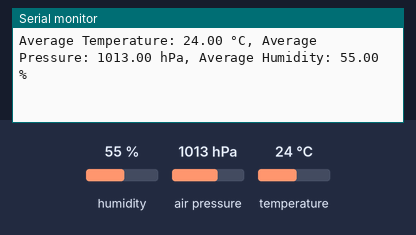
Bench run of a sketch on a simulated nRF52 board. Shown: the last lines printed to the serial monitor. The inputs (shaded band) are chosen by the test bench; at power-on: humidity 55 %, air pressure 1013 hPa, temperature 24 °C. A phone connects over Bluetooth LE 3 s after start.

Above: at 1.2 s.
1.3 s: humidity set to 22 %
At 1.68 s:
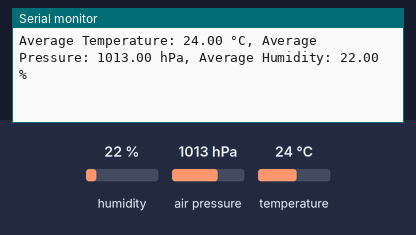
4.3 s: air pressure set to 952 hPa
At 4.5 s:
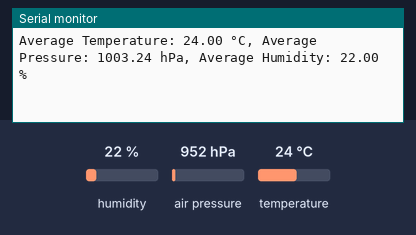
5.8 s: temperature set to 12 °C
At 5.8 s:
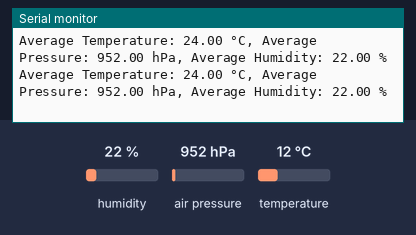
Timing chart, 0 to 8.8 s (numbered marks = the images above; inputs shaded):
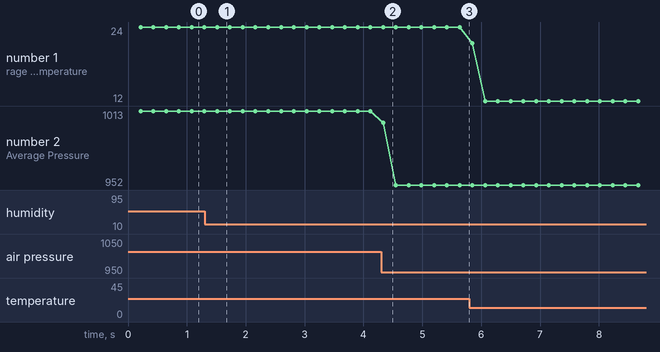

The sketch:

main.ino
```cpp
#include <Wire.h>
#include <Adafruit_Sensor.h>
#include <Adafruit_BME280.h>
#include <bluefruit.h>

#define SEALEVELPRESSURE_HPA (1013.25) // Adjust this to your local sea level pressure (in hPa) for accurate altitude readings
#define BLE_UUID_SERVICE "0000181a-0000-1000-8000-00805f9b34fb"
#define BLE_UUID_TEMPERATURE "00002a6e-0000-1000-8000-00805f9b34fb"    // Temperature characteristic UUID
#define BLE_UUID_PRESSURE "00002a6d-0000-1000-8000-00805f9b34fb"       // Pressure characteristic UUID
#define BLE_UUID_HUMIDITY "00002a6f-0000-1000-8000-00805f9b34fb"       // Humidity characteristic UUID

Adafruit_BME280 bme; // I2C

BLEService bleService(BLE_UUID_SERVICE);
BLECharacteristic temperatureCharacteristic(BLE_UUID_TEMPERATURE);
BLECharacteristic pressureCharacteristic(BLE_UUID_PRESSURE);
BLECharacteristic humidityCharacteristic(BLE_UUID_HUMIDITY);

const int NUM_SAMPLES = 50;  // Number of samples to average
float temperatureSum = 0.0;
float pressureSum = 0.0;
float humiditySum = 0.0;
int sampleCount = 0;

void setup() {
  Serial.begin(9600);

  if (!bme.begin(0x76)) {
    Serial.println("Could not find a valid BME280 sensor, check wiring!");
    while (1);
  }

  // Initialize BLE
  Bluefruit.begin();
  Bluefruit.setTxPower(4);    // Check for your board's valid power settings
  Bluefruit.Periph.setConnectCallback(connect_callback);
  Bluefruit.Periph.setDisconnectCallback(disconnect_callback);

  // Set up BLE service and characteristics
  bleService.begin();

  temperatureCharacteristic.setProperties(CHR_PROPS_READ | CHR_PROPS_NOTIFY);
  temperatureCharacteristic.setPermission(SECMODE_OPEN, SECMODE_NO_ACCESS);
  temperatureCharacteristic.setFixedLen(4);
  temperatureCharacteristic.begin();

  pressureCharacteristic.setProperties(CHR_PROPS_READ | CHR_PROPS_NOTIFY);
  pressureCharacteristic.setPermission(SECMODE_OPEN, SECMODE_NO_ACCESS);
  pressureCharacteristic.setFixedLen(4);
  pressureCharacteristic.begin();

  humidityCharacteristic.setProperties(CHR_PROPS_READ | CHR_PROPS_NOTIFY);
  humidityCharacteristic.setPermission(SECMODE_OPEN, SECMODE_NO_ACCESS);
  humidityCharacteristic.setFixedLen(4);
  humidityCharacteristic.begin();

  // Start advertising BLE service
  Bluefruit.Advertising.addFlags(BLE_GAP_ADV_FLAGS_LE_ONLY_GENERAL_DISC_MODE);
  Bluefruit.Advertising.addTxPower();
  Bluefruit.Advertising.addService(bleService);
  Bluefruit.setName("nRF52840");

  Bluefruit.Advertising.restartOnDisconnect(true);
  Bluefruit.Advertising.setInterval(32, 244);    // Check for your board's valid interval settings
  Bluefruit.Advertising.setFastTimeout(30);      // number of seconds in fast mode
  Bluefruit.Advertising.start(0);                // 0 = Don't stop advertising

  Serial.println("-- BME280 Sensor Test --");

  // Set up oversampling and filter initialization
  bme.setSampling(Adafruit_BME280::MODE_NORMAL,
                  Adafruit_BME280::SAMPLING_X1, // temperature
                  Adafruit_BME280::SAMPLING_X1, // pressure
                  Adafruit_BME280::SAMPLING_X1, // humidity
                  Adafruit_BME280::FILTER_OFF);

  Serial.println("BME280 Sensor:");
}

void loop() {
  float temperature = bme.readTemperature();
  float pressure = bme.readPressure() / 100.0F; // Convert to hPa
  float humidity = bme.readHumidity();

  // Accumulate sums
  temperatureSum += temperature;
  pressureSum += pressure;
  humiditySum += humidity;
  sampleCount++;

  // Check if we've reached the desired number of samples
  if (sampleCount >= NUM_SAMPLES) {
    // Calculate averages
    float avgTemperature = temperatureSum / NUM_SAMPLES;
    float avgPressure = pressureSum / NUM_SAMPLES;
    float avgHumidity = humiditySum / NUM_SAMPLES;

    // Print averages to Serial
    Serial.print("Average Temperature: ");
    Serial.print(avgTemperature);
    Serial.print(" °C, Average Pressure: ");
    Serial.print(avgPressure);
    Serial.print(" hPa, Average Humidity: ");
    Serial.print(avgHumidity);
    Serial.println(" %");

    // Send averaged values over BLE
    temperatureCharacteristic.notify32((uint32_t)(avgTemperature * 100));
    pressureCharacteristic.notify32((uint32_t)(avgPressure * 100));
    humidityCharacteristic.notify32((uint32_t)(avgHumidity * 100));

    // Reset sums and sample count for next averaging cycle
    temperatureSum = 0.0;
    pressureSum = 0.0;
    humiditySum = 0.0;
    sampleCount = 0;
  }

  delay(1); // Wait 0.5 seconds between measurements
}

void connect_callback(uint16_t conn_handle) {
  Serial.println("Connected");
}

void disconnect_callback(uint16_t conn_handle, uint8_t reason) {
  Serial.println("Disconnected");
}
```

Measured:
- after the input at 1.3 s, the serial monitor: prints a new line after 0.22 s (image 1)
- after the input at 4.3 s, the serial monitor: prints a new line at once (image 2)
- plotted number 1: 24 → 12 after the input at 5.8 s
- plotted number 2: 1013 → 952 after the input at 4.3 s
